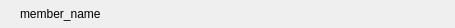
<?xml version="1.0" encoding="UTF-8"?>
<ui version="4.0">
 <class>RgEditorElement</class>
 <widget class="QWidget" name="rgEditorElement">
  <property name="geometry">
   <rect>
    <x>0</x>
    <y>0</y>
    <width>455</width>
    <height>28</height>
   </rect>
  </property>
  <property name="sizePolicy">
   <sizepolicy hsizetype="Preferred" vsizetype="Fixed">
    <horstretch>0</horstretch>
    <verstretch>0</verstretch>
   </sizepolicy>
  </property>
  <property name="minimumSize">
   <size>
    <width>0</width>
    <height>20</height>
   </size>
  </property>
  <property name="windowTitle">
   <string>Form</string>
  </property>
  <layout class="QVBoxLayout" name="_2">
   <property name="spacing">
    <number>0</number>
   </property>
   <property name="sizeConstraint">
    <enum>QLayout::SetNoConstraint</enum>
   </property>
   <property name="leftMargin">
    <number>0</number>
   </property>
   <property name="topMargin">
    <number>0</number>
   </property>
   <property name="rightMargin">
    <number>0</number>
   </property>
   <property name="bottomMargin">
    <number>0</number>
   </property>
   <item>
    <widget class="QWidget" name="rowInfo" native="true">
     <property name="maximumSize">
      <size>
       <width>16777215</width>
       <height>20</height>
      </size>
     </property>
     <layout class="QHBoxLayout" name="rowInfoLayout">
      <property name="spacing">
       <number>0</number>
      </property>
      <property name="leftMargin">
       <number>0</number>
      </property>
      <property name="topMargin">
       <number>0</number>
      </property>
      <property name="rightMargin">
       <number>0</number>
      </property>
      <property name="bottomMargin">
       <number>0</number>
      </property>
      <item>
       <spacer name="indentSpacer">
        <property name="orientation">
         <enum>Qt::Horizontal</enum>
        </property>
        <property name="sizeType">
         <enum>QSizePolicy::Fixed</enum>
        </property>
        <property name="sizeHint" stdset="0">
         <size>
          <width>0</width>
          <height>20</height>
         </size>
        </property>
       </spacer>
      </item>
      <item>
       <widget class="QPushButton" name="expandPushButton">
        <property name="maximumSize">
         <size>
          <width>20</width>
          <height>20</height>
         </size>
        </property>
        <property name="focusPolicy">
         <enum>Qt::NoFocus</enum>
        </property>
        <property name="text">
         <string/>
        </property>
        <property name="icon">
         <iconset>
          <normaloff>:/icons/expand_file_item.svg</normaloff>:/icons/expand_file_item.svg</iconset>
        </property>
        <property name="checkable">
         <bool>false</bool>
        </property>
        <property name="flat">
         <bool>true</bool>
        </property>
       </widget>
      </item>
      <item>
       <widget class="RgLabel" name="memberNameLabel">
        <property name="focusPolicy">
         <enum>Qt::ClickFocus</enum>
        </property>
        <property name="styleSheet">
         <string notr="true"/>
        </property>
        <property name="text">
         <string>member_name</string>
        </property>
       </widget>
      </item>
      <item>
       <spacer name="valueIndentSpacer">
        <property name="orientation">
         <enum>Qt::Horizontal</enum>
        </property>
        <property name="sizeType">
         <enum>QSizePolicy::Fixed</enum>
        </property>
        <property name="sizeHint" stdset="0">
         <size>
          <width>0</width>
          <height>20</height>
         </size>
        </property>
       </spacer>
      </item>
      <item>
       <widget class="QWidget" name="editorHost" native="true">
        <property name="maximumSize">
         <size>
          <width>400</width>
          <height>18</height>
         </size>
        </property>
        <layout class="QHBoxLayout" name="editorLayout">
         <property name="spacing">
          <number>0</number>
         </property>
         <property name="leftMargin">
          <number>0</number>
         </property>
         <property name="topMargin">
          <number>0</number>
         </property>
         <property name="rightMargin">
          <number>0</number>
         </property>
         <property name="bottomMargin">
          <number>0</number>
         </property>
         <item>
          <spacer name="horizontalSpacer">
           <property name="orientation">
            <enum>Qt::Horizontal</enum>
           </property>
           <property name="sizeHint" stdset="0">
            <size>
             <width>40</width>
             <height>20</height>
            </size>
           </property>
          </spacer>
         </item>
        </layout>
       </widget>
      </item>
     </layout>
    </widget>
   </item>
   <item>
    <layout class="QVBoxLayout" name="childRowsLayout">
     <property name="spacing">
      <number>0</number>
     </property>
    </layout>
   </item>
  </layout>
 </widget>
 <customwidgets>
  <customwidget>
   <class>RgLabel</class>
   <extends>QLabel</extends>
   <header>rg_label.h</header>
  </customwidget>
 </customwidgets>
 <resources/>
 <connections/>
</ui>
